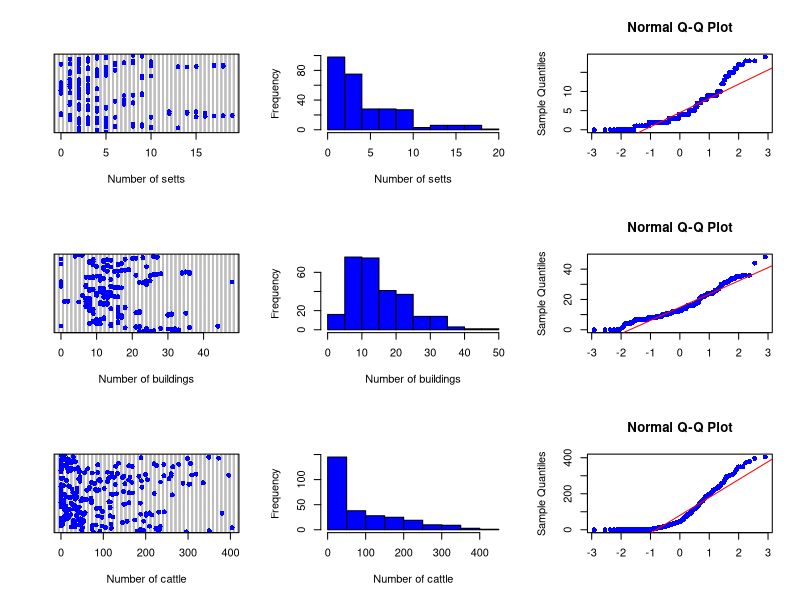
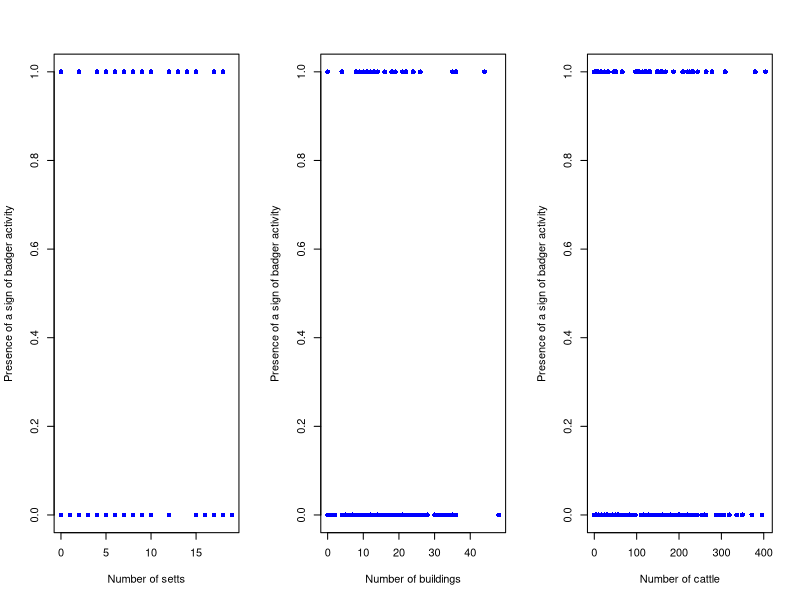
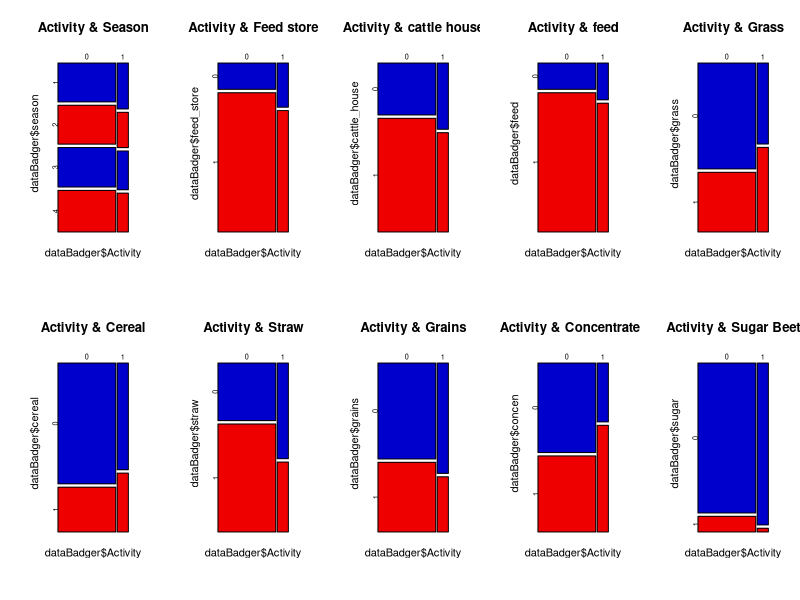
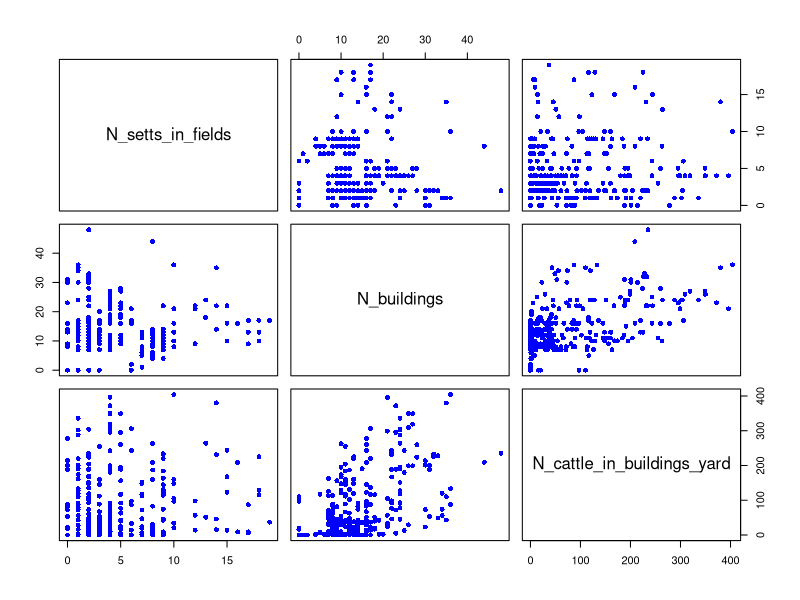
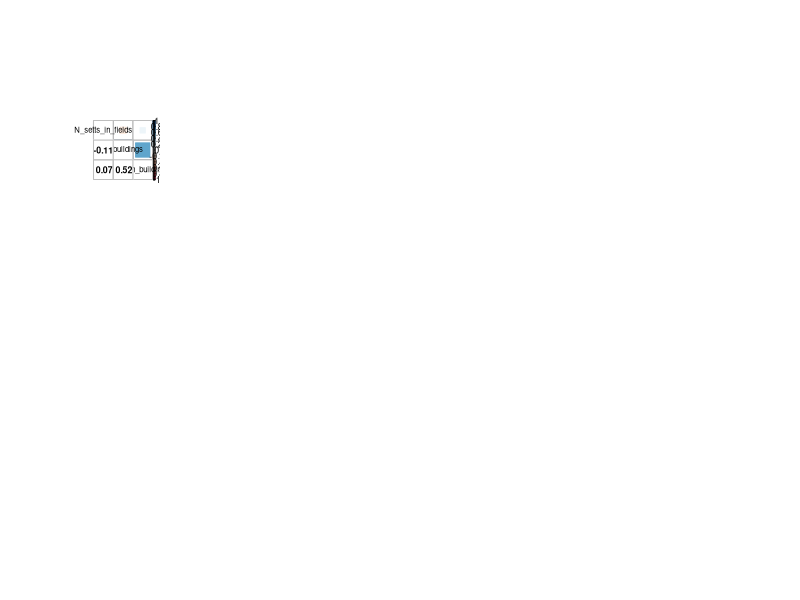

These charts were generated, in order, by the following R code: (Note: this script raises an error after producing the figures.)
## ---- chunk 1
# library import
library(corrplot)
## ---- chunk 2
# Dataset import
dataBadger <- read.table("Badger.txt", dec=".", header = TRUE)

# Reduce name and change categorical variables as factor
dataBadger$Activity<- dataBadger$signs_in_yard
dataBadger$N_setts<-dataBadger$N_setts_in_fields
dataBadger$N_cattle<-dataBadger$N_cattle_in_buildings_yard
dataBadger$season<-as.factor(dataBadger$season)
dataBadger$feed_store<-as.factor(dataBadger$accessible_feed_store_present)
dataBadger$cattle_house<-as.factor(dataBadger$accessible_cattle_house_present)
dataBadger$feed<-as.factor(dataBadger$accessible_feed_present)
dataBadger$grass<-as.factor(dataBadger$grass_silage)
dataBadger$cereal<-as.factor(dataBadger$cereal_silage)
dataBadger$straw<-as.factor(dataBadger$hay_straw)
dataBadger$grains<-as.factor(dataBadger$cereal_grains)
dataBadger$concen<-as.factor(dataBadger$concentrates)
dataBadger$sugar<-as.factor(dataBadger$sugar_beet)
dataBadger$molasses<-as.factor(dataBadger$molasses)

# Check for presence of missing values
colSums(is.na(dataBadger))
# There is no missing value.
## ---- chunk 3
# Number of 0 and 1 in Y
table(dataBadger$Activity)
## ---- chunk 4
par(mfrow=c(3,3))

# Number of badger setts on farm
# Cleveland plot
dotchart(dataBadger$N_setts,pch=16,col='blue',xlab='Number of setts')
# Histogram
hist(dataBadger$N_setts,col='blue',xlab="Number of setts",main="")
# Quantile-Quantile plot
qqnorm(dataBadger$N_setts,pch=16,col='blue',xlab='')
qqline(dataBadger$N_setts,col='red')

# Number of buildings on farm
# Cleveland plot
dotchart(dataBadger$N_buildings,pch=16,col='blue',xlab='Number of buildings')
# Histogram
hist(dataBadger$N_buildings,col='blue',xlab="Number of buildings",main="")
# Quantile-Quantile plot
qqnorm(dataBadger$N_buildings,pch=16,col='blue',xlab='')
qqline(dataBadger$N_buildings,col='red')

# Number of cattle housed in buildings on farm
# Cleveland plot
dotchart(dataBadger$N_cattle,pch=16,col='blue',xlab='Number of cattle')
# Histogram
hist(dataBadger$N_cattle,col='blue',xlab="Number of cattle",main="")
# Quantile-Quantile plot
qqnorm(dataBadger$N_cattle,pch=16,col='blue',xlab='')
qqline(dataBadger$N_cattle,col='red')
## ---- chunk 5
# Factor season
summary(dataBadger$season)
# Factor feed_store
summary(dataBadger$feed_store)
# Factor cattle_house 
summary(dataBadger$cattle_house )
# Factor feed
summary(dataBadger$feed)
# Factor grass
summary(dataBadger$grass)
# Factor cereal
summary(dataBadger$cereal)
# Factor straw
summary(dataBadger$straw)
# Factor grains
summary(dataBadger$grains)
# Factor concen
summary(dataBadger$concen)
# Factor sugar
summary(dataBadger$sugar)
## ---- chunk 6

par(mfrow=c(1,3))
# Number of setts
plot(dataBadger$Activity~dataBadger$N_setts,pch=16,col='blue',xlab='Number of setts',ylab='Presence of a sign of badger activity')

# Number of buildings
plot(dataBadger$Activity~dataBadger$N_buildings,pch=16,col='blue',xlab='Number of buildings',ylab='Presence of a sign of badger activity')

# Number of cattle housed in buildings
plot(dataBadger$Activity~dataBadger$N_cattle,pch=16,col='blue',xlab='Number of cattle',ylab='Presence of a sign of badger activity')

par(mfrow=c(2,5))
# Factor season
mosaicplot(dataBadger$Activity~dataBadger$season
           ,color=c('blue3','red2')
           ,main="Activity & Season")

# Factor feed store
mosaicplot(dataBadger$Activity~dataBadger$feed_store
           ,color=c('blue3','red2')
           ,main="Activity & Feed store")

# Factor cattle_house 
mosaicplot(dataBadger$Activity~dataBadger$cattle_house
           ,color=c('blue3','red2')
           ,main="Activity & cattle house")

# Factor feed
mosaicplot(dataBadger$Activity~dataBadger$feed
           ,color=c('blue3','red2')
           ,main="Activity & feed")
# Factor grass
mosaicplot(dataBadger$Activity~dataBadger$grass
           ,color=c('blue3','red2')
           ,main="Activity & Grass")
# Factor cereal
mosaicplot(dataBadger$Activity~dataBadger$cereal
           ,color=c('blue3','red2')
           ,main="Activity & Cereal")
# Factor straw
mosaicplot(dataBadger$Activity~dataBadger$straw
           ,color=c('blue3','red2')
           ,main="Activity & Straw")
# Factor grains
mosaicplot(dataBadger$Activity~dataBadger$grains
           ,color=c('blue3','red2')
           ,main="Activity & Grains")
# Factor concen
mosaicplot(dataBadger$Activity~dataBadger$concen
           ,color=c('blue3','red2')
           ,main="Activity & Concentrates")
# Factor sugar
mosaicplot(dataBadger$Activity~dataBadger$sugar
           ,color=c('blue3','red2')
           ,main="Activity & Sugar Beet")
## ---- chunk 7

# Checking collinearity between the 3 quantitative independent variables

# We represent plot for each X continuous covariate pairs
plot(dataBadger[7:9],pch=16,col='blue')

#We calculate correlation between each pair of X covariate
M<-cor(dataBadger[7:9])
corrplot.mixed(M,upper="square",lower.col="black", tl.col="black",cl.cex = 0.8,tl.cex = 0.7,number.cex =0.8)

# Checking collinearity between  categorical independent variables
# produce all crossed tables between pairs of factors - not detailed here

# Checking collinearity between categorical and quantitative independent variables
# for each quantitative independent variable, use boxplot graphics to check whether factors influence it - not detailed here
## ---- chunk 8
library(lme4)
mod<-glmer(Activity~N_setts
              + N_buildings
              + N_cattle
              + season
              + feed_store
              + cattle_house
              + feed
              + grass
              + cereal
              + straw
              + grains
              + concen
              + sugar
              + (1|farm_code)
              ,data=data
              ,family=binomial)
